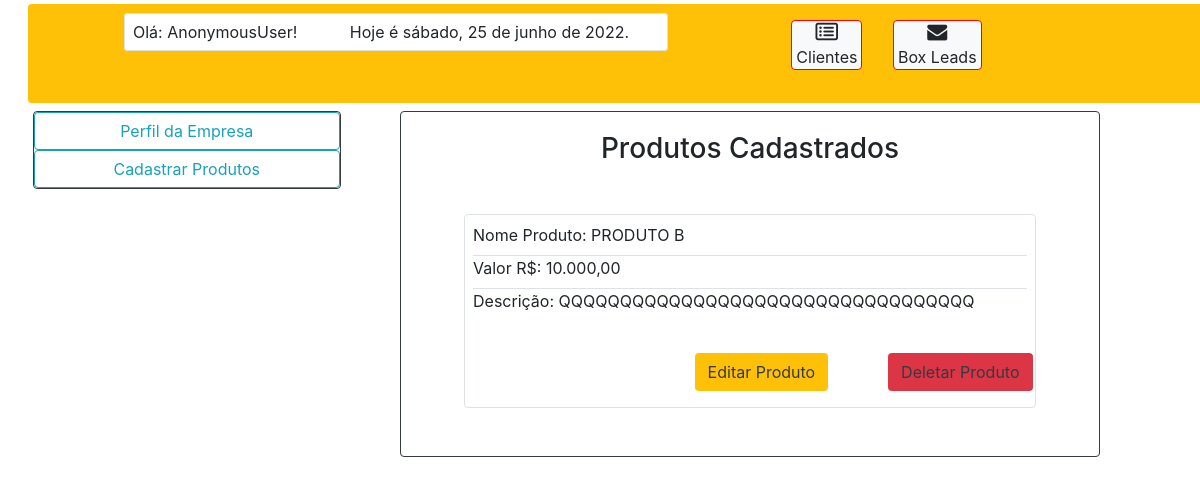
/lista-produtos/, run on the app's committed database.
### landingpage/models.py (models this page shows, shortened)
class Produto(models.Model):
    nome_produto = models.CharField(blank=False, null=False, max_length=100)
    descricao = models.TextField(blank=False, null=False, max_length=256)
    valor = models.CharField(blank=False, null=False, max_length=11)

### landingpage/views.py (the view)
# urls.py: path('lista-produtos/', views.lista_produtos, name='lista-produtos'),
def lista_produtos(request):
    produto_listado = Produto.objects.all()
    return render(request, 'lp/lista-de-produtos.html', {'produto_listado': produto_listado})

### landingpage/templates/lp/lista-de-produtos.html (shortened to what this page needs)
<!DOCTYPE html>
{% load static %}
<html>
<head>
	<link rel="stylesheet" href="https://maxcdn.bootstrapcdn.com/bootstrap/4.0.0/css/bootstrap.min.css">
    <link rel="stylesheet" type="text/css" href="{% static 'landingpage/css/dashboard.css' %}">
    <link rel="stylesheet" href="fontawesome/css/all.css">
    <link href="https://cdnjs.cloudflare.com/ajax/libs/font-awesome/4.7.0/css/font-awesome.css" rel="stylesheet" />
</head>
<body class=" "  >
	<div  class=" container-fluid w-100 p-0 m-0 "  >
		<header class="m-0 p-0  " style="" id="dashboard" >
          <div class="row pl-5  bg-warning m-1 bordered rounded" style="position: relative;
          top:0x; left:2%; height:99px; ">
            <div class="mt-3" >
                <span class=" bg-white p-2 border rounded mx-5" >
                    <span>Olá:</span>
                    <span class="mr-5">{{request.user|capfirst}}!</span>
                <span class="col-12"></span>
                </span>
                     <a href="/dashboard/caixa-leads/" class=" btn btn-light py-0 px-1 " style="border:1px solid red;position:absolute; right:20%">
                         <i class="fa fa-envelope " aria-hidden="true" style="font-size:20px;"></i>
                         <p class="p-0 m-0">Box Leads</p>
                     </a>
                    <a href="/lista-clientes/" class=" btn btn-light py-0 px-1 " style="border:1px solid red;position:absolute; right:30%">
                         <i class="fa fa-list-alt " aria-hidden="true" style="font-size:20px;"></i>
                         <p class="p-0 m-0">Clientes</p>
                     </a>
            </div>
        </div>
		</header>
             <main class="  py-1 mt-0 pt-0 row" id="conteudo-dashboard"   >
                <span class="col-3 ml-5 mr-1 px-0 border border-dark  rounded  " >
                    <a href="/area-adm/" class="btn btn-outline-info d-block" id="" onclick="showPerfil()" >
                        <span class="btn-lateral">Perfil da Empresa</span>
                    </a>
                     <a href="/cadastro-produtos/" class="btn btn-outline-info d-block" id="" onclick="showPerfil()" >
                        <span class="btn-lateral">Cadastrar Produtos</span>
                    </a>
            </span>
                 <div class="bg-white border border-dark rounded pt-1  col-7 " id="display-area-adm" style="position:absolute;left:400px;" >
                     <div>
                         <h3 class="d-flex justify-content-center mt-3">Produtos Cadastrados</h3>
                     </div>
                      {% for produto_listado in produto_listado %}
                     <div class="border rounded m-5 p-2">
                         <ul style="list-style:none" >
                             <li class="border-bottom">
                                  <label>Nome Produto:</label>
                                  <span>{{produto_listado.nome_produto}}</span>
                             </li>
                             <li class="border-bottom">
                                  <label>Valor R$:</label>
                                  <span>{{produto_listado.valor}}</span>
                             </li>
                             <li >
                                 <label>Descrição:</label>
                                  <span>{{produto_listado.descricao}}</span>
                             </li>
                         </ul>
                             <a href="/editar-listagem-produtos/{{produto_listado.id}}/" type="submit" id="editar-produto" class="mt-3 mb-2 bg-warning btn text-dark"  style="position:relative; left:40%;">Editar Produto</a>
                            <a href="/deletar-produtos/{{produto_listado.id}}/" type="button" id="deletar-produto"  class="mt-3 mb-2 bg-danger btn text-dark" data-toggle="modal" data-target="#exampleModal" style="position:relative; left:50%;">Deletar Produto</a>
                     </div>
                      {% endfor %}
                 </div>
            </main>
	</div>
</body>
</html>

### landingpage/static/landingpage/css/dashboard.css (style rules this page uses)
* { margin: 0; padding: 0; }

### landingpage/templates/lp/lista-de-produtos.html (style rules this page uses)
.btn-lateral { position:relative; right:0%; }

### data on the page
Produto: nome_produto "PRODUTO B", valor "10.000,00", descricao "QQQQQQQQQQQQQQQQQQQQQQQQQQQQQQQQQQ"

### other printed values
{{ request.user|capfirst }} "AnonymousUser"
